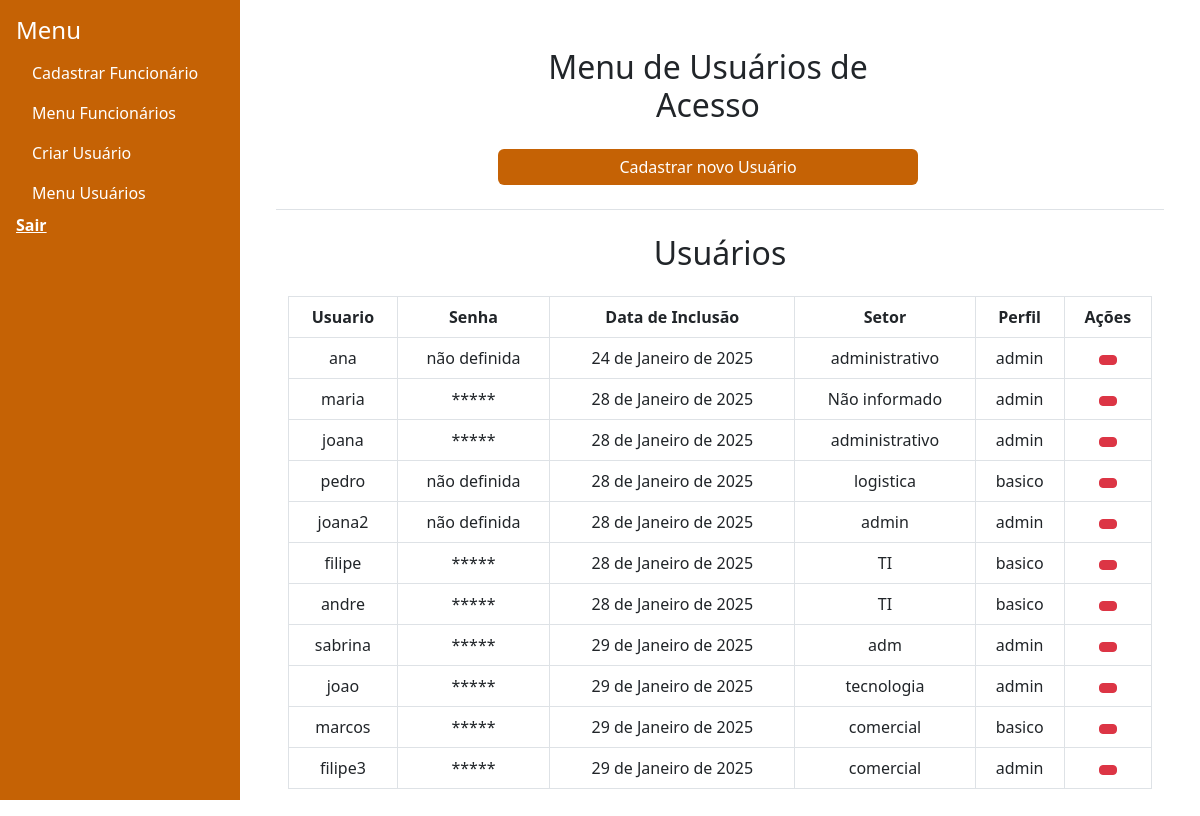
Page /funcionarios/admin/menu-usuarios/ on the earlier database version.
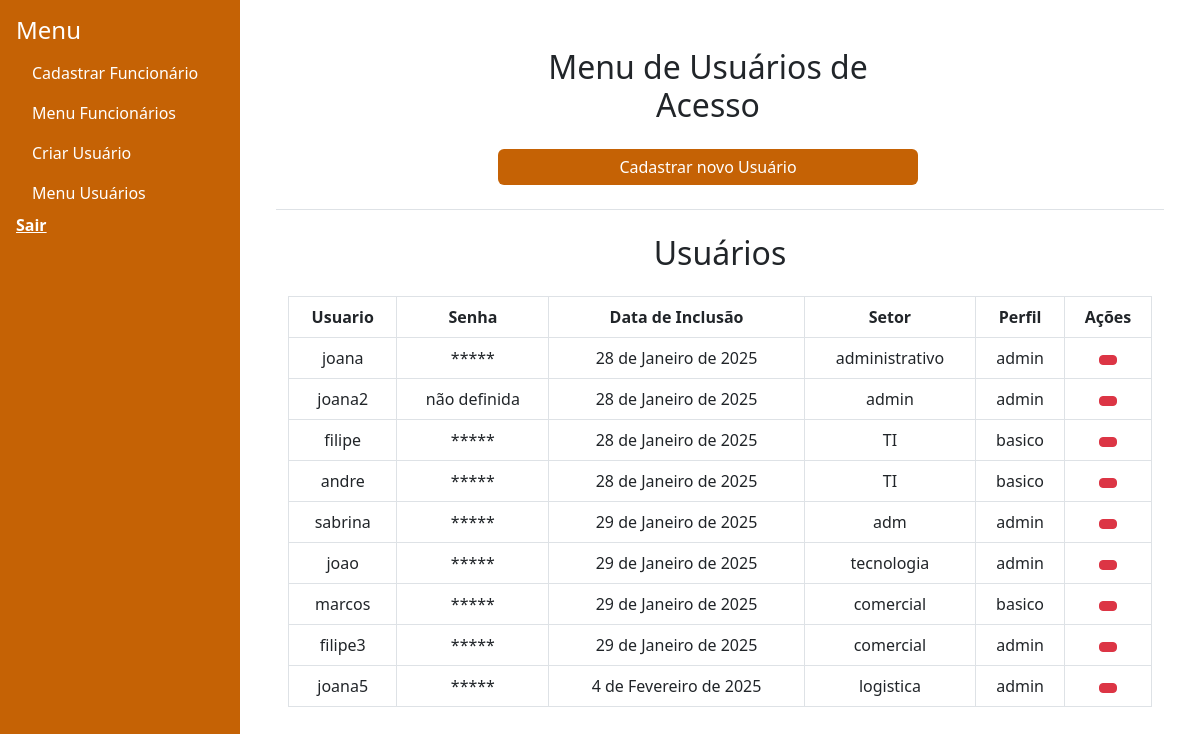
Same page on the later database version.
### funcionarios/models.py (models this page shows)
class UsuarioBasico(AbstractBaseUser, PermissionsMixin):
    TIPO_USUARIO = [
        ('admin', 'Administrador'),
        ('basico', 'Básico'),
    ]
    usuario = models.CharField(
        max_length=150,
        blank=False,
        unique=True,
        null=False,
        verbose_name="Usuário",
        help_text="Digite um nome de usuário com digitos e números.")
    id_usuario = models.AutoField(primary_key=True)
    perfil = models.CharField(max_length=50, choices=TIPO_USUARIO, default='basico')
    setor = models.CharField(max_length=100)
    data_criarUsu = models.DateField(null=True, blank=True, default=timezone.now)
    is_active = models.BooleanField(default=True)
    is_admin = models.BooleanField(default=False)
    is_staff = models.BooleanField(default=False)
    USERNAME_FIELD = 'usuario'
    REQUIRED_FIELDS = ['perfil']
    objects = GerenciadorUsuarios()
    def __str__(self):
        return self.usuario if self.usuario else f"Usuário {self.id_usuario}"
    @property
    def is_staff(self):
        return self.is_admin

### funcionarios/views.py (the view)
# urls.py: path('admin/menu-usuarios/', views.menu_usuarios, name='menu_usuarios'),
def menu_usuarios(request):
    usuarios = UsuarioBasico.objects.all().order_by('data_criarUsu')
    print(usuarios)
    logging.info(usuarios)
    return render(request, 'admin/menu_usuarios.html', {'usuarios': usuarios})

### funcionarios/templates/admin/menu_usuarios.html (shortened to what this page needs)
{% extends "funcionarios/base.html" %}
    {% block content %}
    <div class="container text-center align-items-center min-vh-100">
    <div class="col-lg-6 col-md-8 col-sm-12 mx-auto">
        <div class="container mt-4">
            <div class="row w-100">
                <h2 class="text-center mb-4"> Menu de Usuários de Acesso</h2>
                <a
                href="{% url 'funcionarios:criar_usuario' %}"
                class="btn btn-primary text-center"
                id="botao_novo_usuario"
                style="background-color:#c56205 !important; border:#b85c07;">Cadastrar novo Usuário</a>
            </div>
        </div>
    </div>
    <div class="my-4 border-top mt-4"></div>
    <div class="container mt-4">
        <h2 class="text-center mt-2">Usuários</h2>
        <div class="table-responsive mt-4">
            <form id="actionForm" method="POST" action="{% url 'funcionarios:menu_usuarios' %}">
                <table class="table table-bordered">
                    <thead>
                        <tr>
                            <th>Usuario</th>
                            <th>Senha</th>
                            <th>Data de Inclusão</th>
                            <th>Setor</th>
                            <th>Perfil</th>
                            <th>Ações</th>
                        </tr>
                    </thead>
                    <tbody>
                        {% for usuario in usuarios %}
                        <tr>
                            <td>{{ usuario.usuario|default:"Não informado" }}</td>
                            <td class="senha-usuario" data-senha="{{ usuario.password }}">
                                {% if usuario.password  %}
                                    *****
                                {% else %}
                                    não definida
                                {% endif %}
                            </td>
                            <td>{{ usuario.data_criarUsu|default:"Não informado" }}</td>
                            <td>{{ usuario.setor|default:"Não informado" }}</td>
                            <td>{{ usuario.perfil|default:"Não informado" }}</td>
                            <td>
                                <button type="button"
                                    class="btn btn-danger btn-sm confirm-exclusao"
                                    data-bs-toggle="modal"
                                    data-bs-target="#confirmDeleteModalUsu{{ usuario.id_usuario}}"
                                    title="Excluir">
                                </button>
                            </td>
                        </tr>
                        {% empty %}
                        <tr>
                            <td colspan="6" class="text-center">Nenhum usuário cadastrado</td>
                        </tr>
                            {% endfor %}
                        </tbody>
                    </table>
                </form>
            </div>
        </div>
    </div>
    {% endblock %}

Differences in the rows shown:
removed UsuarioBasico: usuario "ana", password "não definida", data_criarUsu "24 de Janeiro de 2025", setor "administrativo", perfil "admin"
removed UsuarioBasico: usuario "maria", data_criarUsu "28 de Janeiro de 2025", setor "Não informado", perfil "admin"
removed UsuarioBasico: usuario "pedro", password "não definida", data_criarUsu "28 de Janeiro de 2025", setor "logistica", perfil "basico"
added UsuarioBasico: usuario "joana5", data_criarUsu "4 de Fevereiro de 2025", setor "logistica", perfil "admin"
